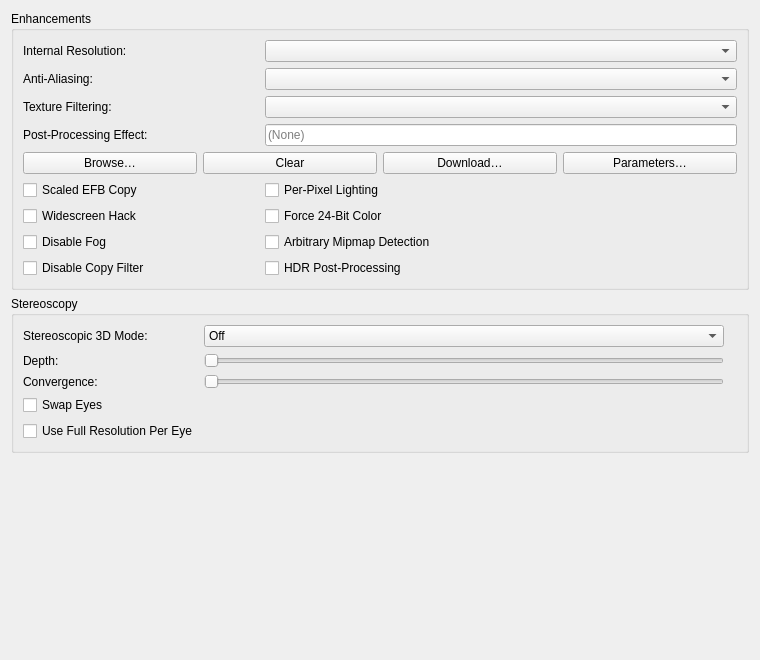
<?xml version="1.0" encoding="UTF-8"?>
<ui version="4.0">
 <class>EnhancementsWidget</class>
 <widget class="QWidget" name="EnhancementsWidget">
  <property name="geometry">
   <rect>
    <x>0</x>
    <y>0</y>
    <width>760</width>
    <height>660</height>
   </rect>
  </property>
  <layout class="QVBoxLayout" name="rootLayout">
   <item>
    <widget class="QGroupBox" name="enhancementsGroup">
     <property name="title">
      <string>Enhancements</string>
     </property>
     <layout class="QGridLayout" name="enhancementsLayout">
      <item row="0" column="0">
       <widget class="QLabel" name="internalResolutionLabel">
        <property name="text">
         <string>Internal Resolution:</string>
        </property>
        <property name="buddy">
         <cstring>internalResolutionComboBox</cstring>
        </property>
       </widget>
      </item>
      <item row="0" column="1" colspan="2">
       <widget class="QComboBox" name="internalResolutionComboBox"/>
      </item>
      <item row="1" column="0">
       <widget class="QLabel" name="antiAliasingLabel">
        <property name="text">
         <string>Anti-Aliasing:</string>
        </property>
        <property name="buddy">
         <cstring>antiAliasingComboBox</cstring>
        </property>
       </widget>
      </item>
      <item row="1" column="1" colspan="2">
       <widget class="QComboBox" name="antiAliasingComboBox"/>
      </item>
      <item row="2" column="0">
       <widget class="QLabel" name="textureFilteringLabel">
        <property name="text">
         <string>Texture Filtering:</string>
        </property>
        <property name="buddy">
         <cstring>textureFilteringComboBox</cstring>
        </property>
       </widget>
      </item>
      <item row="2" column="1" colspan="2">
       <widget class="QComboBox" name="textureFilteringComboBox"/>
      </item>
      <item row="3" column="0">
       <widget class="QLabel" name="postProcessingLabel">
        <property name="text">
         <string>Post-Processing Effect:</string>
        </property>
        <property name="buddy">
         <cstring>postProcessingPresetLineEdit</cstring>
        </property>
       </widget>
      </item>
      <item row="3" column="1" colspan="2">
       <widget class="QLineEdit" name="postProcessingPresetLineEdit">
        <property name="readOnly">
         <bool>true</bool>
        </property>
        <property name="placeholderText">
         <string>(None)</string>
        </property>
       </widget>
      </item>
      <item row="4" column="0" colspan="3">
       <layout class="QHBoxLayout" name="postProcessingButtonsLayout">
        <item>
         <widget class="QPushButton" name="postProcessingBrowseButton">
          <property name="text">
           <string>Browse…</string>
          </property>
          <property name="autoDefault">
           <bool>false</bool>
          </property>
         </widget>
        </item>
        <item>
         <widget class="QPushButton" name="postProcessingClearButton">
          <property name="text">
           <string>Clear</string>
          </property>
          <property name="autoDefault">
           <bool>false</bool>
          </property>
         </widget>
        </item>
        <item>
         <widget class="QPushButton" name="downloadShaderPackButton">
          <property name="text">
           <string>Download…</string>
          </property>
          <property name="autoDefault">
           <bool>false</bool>
          </property>
         </widget>
        </item>
        <item>
         <widget class="QPushButton" name="postProcessingParametersButton">
          <property name="text">
           <string>Parameters…</string>
          </property>
          <property name="autoDefault">
           <bool>false</bool>
          </property>
         </widget>
        </item>
       </layout>
      </item>
      <item row="5" column="0">
       <widget class="QCheckBox" name="scaledEfbCopyCheckBox">
        <property name="text">
         <string>Scaled EFB Copy</string>
        </property>
       </widget>
      </item>
      <item row="5" column="1" colspan="2">
       <widget class="QCheckBox" name="perPixelLightingCheckBox">
        <property name="text">
         <string>Per-Pixel Lighting</string>
        </property>
       </widget>
      </item>
      <item row="6" column="0">
       <widget class="QCheckBox" name="widescreenHackCheckBox">
        <property name="text">
         <string>Widescreen Hack</string>
        </property>
       </widget>
      </item>
      <item row="6" column="1" colspan="2">
       <widget class="QCheckBox" name="force24BitColorCheckBox">
        <property name="text">
         <string>Force 24-Bit Color</string>
        </property>
       </widget>
      </item>
      <item row="7" column="0">
       <widget class="QCheckBox" name="disableFogCheckBox">
        <property name="text">
         <string>Disable Fog</string>
        </property>
       </widget>
      </item>
      <item row="7" column="1" colspan="2">
       <widget class="QCheckBox" name="arbitraryMipmapDetectionCheckBox">
        <property name="text">
         <string>Arbitrary Mipmap Detection</string>
        </property>
       </widget>
      </item>
      <item row="8" column="0">
       <widget class="QCheckBox" name="disableCopyFilterCheckBox">
        <property name="text">
         <string>Disable Copy Filter</string>
        </property>
       </widget>
      </item>
      <item row="8" column="1" colspan="2">
       <widget class="QCheckBox" name="hdrCheckBox">
        <property name="text">
         <string>HDR Post-Processing</string>
        </property>
       </widget>
      </item>
     </layout>
    </widget>
   </item>
   <item>
    <widget class="QGroupBox" name="stereoscopyGroup">
     <property name="title">
      <string>Stereoscopy</string>
     </property>
     <layout class="QGridLayout" name="stereoscopyLayout">
      <item row="0" column="0">
       <widget class="QLabel" name="stereoModeLabel">
        <property name="text">
         <string>Stereoscopic 3D Mode:</string>
        </property>
        <property name="buddy">
         <cstring>stereoModeComboBox</cstring>
        </property>
       </widget>
      </item>
      <item row="0" column="1">
       <widget class="QComboBox" name="stereoModeComboBox">
        <item>
         <property name="text">
          <string>Off</string>
         </property>
        </item>
        <item>
         <property name="text">
          <string>Side-by-Side</string>
         </property>
        </item>
        <item>
         <property name="text">
          <string>Top-and-Bottom</string>
         </property>
        </item>
        <item>
         <property name="text">
          <string>HDMI 3D</string>
         </property>
        </item>
       </widget>
      </item>
      <item row="1" column="0">
       <widget class="QLabel" name="stereoDepthLabel">
        <property name="text">
         <string>Depth:</string>
        </property>
        <property name="buddy">
         <cstring>stereoDepthSlider</cstring>
        </property>
       </widget>
      </item>
      <item row="1" column="1">
       <widget class="QSlider" name="stereoDepthSlider">
        <property name="maximum">
         <number>100</number>
        </property>
        <property name="orientation">
         <enum>Qt::Orientation::Horizontal</enum>
        </property>
       </widget>
      </item>
      <item row="1" column="2">
       <widget class="QLabel" name="stereoDepthValueLabel">
        <property name="text">
         <string notr="true"/>
        </property>
       </widget>
      </item>
      <item row="2" column="0">
       <widget class="QLabel" name="stereoConvergenceLabel">
        <property name="text">
         <string>Convergence:</string>
        </property>
        <property name="buddy">
         <cstring>stereoConvergenceSlider</cstring>
        </property>
       </widget>
      </item>
      <item row="2" column="1">
       <widget class="QSlider" name="stereoConvergenceSlider">
        <property name="maximum">
         <number>20000</number>
        </property>
        <property name="orientation">
         <enum>Qt::Orientation::Horizontal</enum>
        </property>
       </widget>
      </item>
      <item row="2" column="2">
       <widget class="QLabel" name="stereoConvergenceValueLabel">
        <property name="text">
         <string notr="true"/>
        </property>
       </widget>
      </item>
      <item row="3" column="0">
       <widget class="QCheckBox" name="swapEyesCheckBox">
        <property name="text">
         <string>Swap Eyes</string>
        </property>
       </widget>
      </item>
      <item row="4" column="0">
       <widget class="QCheckBox" name="fullResolutionPerEyeCheckBox">
        <property name="text">
         <string>Use Full Resolution Per Eye</string>
        </property>
       </widget>
      </item>
     </layout>
    </widget>
   </item>
   <item>
    <spacer name="verticalSpacer">
     <property name="orientation">
      <enum>Qt::Orientation::Vertical</enum>
     </property>
     <property name="sizeHint" stdset="0">
      <size>
       <width>20</width>
       <height>40</height>
      </size>
     </property>
    </spacer>
   </item>
  </layout>
 </widget>
 <tabstops>
  <tabstop>internalResolutionComboBox</tabstop>
  <tabstop>antiAliasingComboBox</tabstop>
  <tabstop>textureFilteringComboBox</tabstop>
  <tabstop>postProcessingPresetLineEdit</tabstop>
  <tabstop>postProcessingBrowseButton</tabstop>
  <tabstop>postProcessingClearButton</tabstop>
  <tabstop>downloadShaderPackButton</tabstop>
  <tabstop>postProcessingParametersButton</tabstop>
  <tabstop>scaledEfbCopyCheckBox</tabstop>
  <tabstop>perPixelLightingCheckBox</tabstop>
  <tabstop>widescreenHackCheckBox</tabstop>
  <tabstop>force24BitColorCheckBox</tabstop>
  <tabstop>disableFogCheckBox</tabstop>
  <tabstop>arbitraryMipmapDetectionCheckBox</tabstop>
  <tabstop>disableCopyFilterCheckBox</tabstop>
  <tabstop>hdrCheckBox</tabstop>
  <tabstop>stereoModeComboBox</tabstop>
  <tabstop>stereoDepthSlider</tabstop>
  <tabstop>stereoConvergenceSlider</tabstop>
  <tabstop>swapEyesCheckBox</tabstop>
  <tabstop>fullResolutionPerEyeCheckBox</tabstop>
 </tabstops>
 <resources/>
 <connections/>
</ui>
